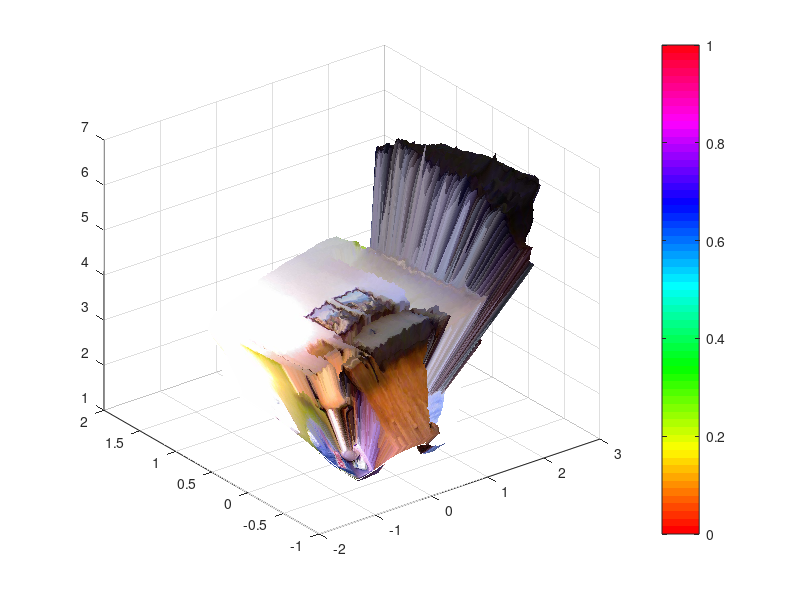

This figure's MATLAB source:

% Depth Intrinsic Parameters
fx_d = 5.8262448167737955e+02;
fy_d = 5.8269103270988637e+02;
px_d = 3.1304475870804731e+02;
py_d = 2.3844389626620386e+02;



% Rotation
R = -[ 9.9997798940829263e-01, 5.0518419386157446e-03, ...
   4.3011152014118693e-03, -5.0359919480810989e-03, ...
   9.9998051861143999e-01, -3.6879781309514218e-03, ...
   -4.3196624923060242e-03, 3.6662365748484798e-03, ...
   9.9998394948385538e-01 ];

%R = reshape(R, [3 3]);
%R = inv(R');

% 3D Translation
t_x = 2.5031875059141302e-02;
t_z = -2.9342312935846411e-04;
t_y = 6.6238747008330102e-04;

load('rgbd.mat');

[x, y] = meshgrid(1:640, 1:480);

Z = depth;
X = (x - px_d) .* Z / fx_d;
Y = (y - py_d) .* Z / fy_d;

%x,y,z average. sqrt(x.^2 + y.^2 + z.^2)
%Pw = R-1*Pc - R-1*T = [u,v,w]'

surf(double(-X), double(-Y), double(Z), 'Cdata', double(im)/255 , 'EdgeColor', 'none')

colormap hsv
colorbar
